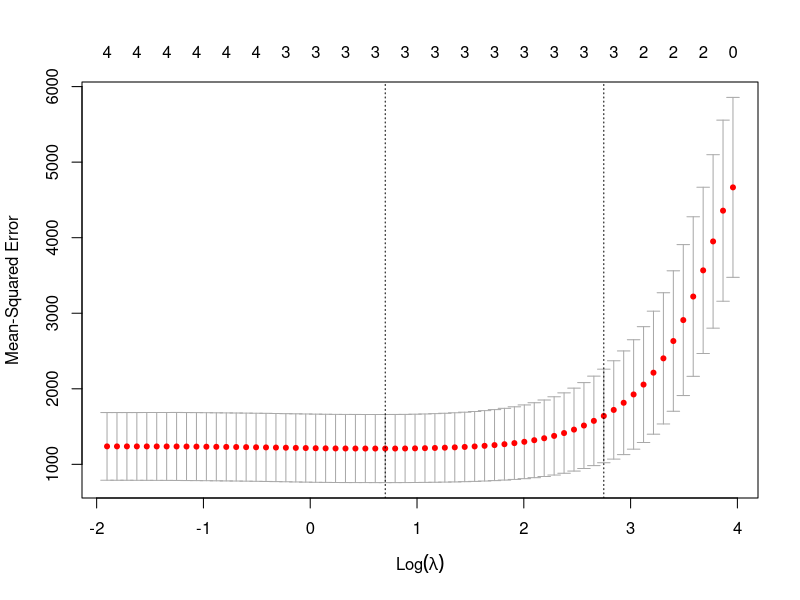

Here is the R script that generated this plot:
library(glmnet)

#Define predictor and response variables
y <- mtcars$hp
x <- data.matrix(mtcars[, c('mpg', 'wt', 'drat', 'qsec')])

#fit lasso regression model using k-fold cross-validation
cv_model <- cv.glmnet(x, y, alpha = 1)
best_lambda <- cv_model$lambda.min

#display optimal lambda value
best_lambda

#view plot of test MSE's vs. lambda values
plot(cv_model)

#view coefficients of best model
best_model <- glmnet(x, y, alpha = 1, lambda = best_lambda)
coef(best_model)

#make a prediction for the response value of a new observation
new = matrix(c(24, 2.5, 3.5, 18.5), nrow=1, ncol=4) 
predict(best_model, s = best_lambda, newx = new)

#find R-squared of model on training data
y_predicted <- predict(best_model, s = best_lambda, newx = x)

sst <- sum((y - mean(y))^2)
sse <- sum((y_predicted - y)^2)

rsq <- 1 - sse/sst
rsq